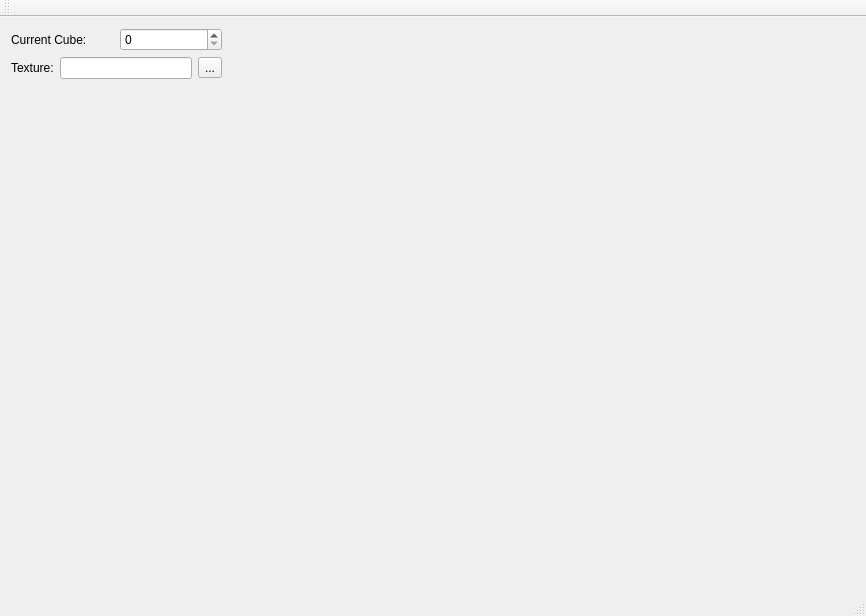
<?xml version="1.0" encoding="UTF-8"?>
<ui version="4.0">
 <class>MainWindow</class>
 <widget class="QMainWindow" name="MainWindow">
  <property name="geometry">
   <rect>
    <x>0</x>
    <y>0</y>
    <width>866</width>
    <height>616</height>
   </rect>
  </property>
  <property name="windowTitle">
   <string>MainWindow</string>
  </property>
  <widget class="QWidget" name="centralWidget">
   <layout class="QHBoxLayout" name="horizontalLayout_5" stretch="2,6">
    <item>
     <layout class="QVBoxLayout" name="verticalLayout_2">
      <item>
       <layout class="QHBoxLayout" name="horizontalLayout_4">
        <item>
         <widget class="QLabel" name="label">
          <property name="text">
           <string>Current Cube:</string>
          </property>
         </widget>
        </item>
        <item>
         <widget class="QSpinBox" name="spinBox"/>
        </item>
       </layout>
      </item>
      <item>
       <layout class="QHBoxLayout" name="horizontalLayout">
        <item>
         <widget class="QLabel" name="label_2">
          <property name="text">
           <string>Texture:</string>
          </property>
         </widget>
        </item>
        <item>
         <widget class="QLineEdit" name="lineEdit">
          <property name="readOnly">
           <bool>true</bool>
          </property>
         </widget>
        </item>
        <item>
         <widget class="QToolButton" name="toolButton">
          <property name="text">
           <string>...</string>
          </property>
         </widget>
        </item>
       </layout>
      </item>
      <item>
       <spacer name="verticalSpacer">
        <property name="orientation">
         <enum>Qt::Vertical</enum>
        </property>
        <property name="sizeHint" stdset="0">
         <size>
          <width>20</width>
          <height>40</height>
         </size>
        </property>
       </spacer>
      </item>
     </layout>
    </item>
    <item>
     <layout class="QVBoxLayout" name="verticalLayout"/>
    </item>
   </layout>
  </widget>
  <widget class="QMenuBar" name="menuBar">
   <property name="geometry">
    <rect>
     <x>0</x>
     <y>0</y>
     <width>866</width>
     <height>22</height>
    </rect>
   </property>
  </widget>
  <widget class="QToolBar" name="mainToolBar">
   <attribute name="toolBarArea">
    <enum>TopToolBarArea</enum>
   </attribute>
   <attribute name="toolBarBreak">
    <bool>false</bool>
   </attribute>
  </widget>
  <widget class="QStatusBar" name="statusBar"/>
 </widget>
 <layoutdefault spacing="6" margin="11"/>
 <resources/>
 <connections/>
</ui>
